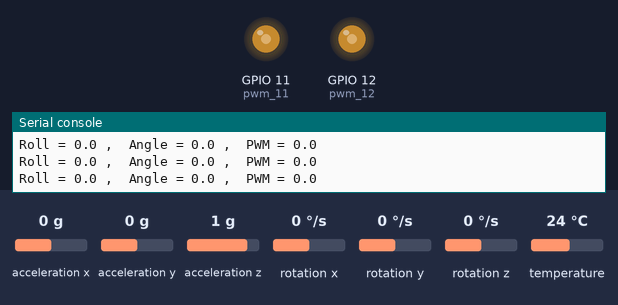
The program below on a simulated ESP32 board running MicroPython. Parts: output pins drawn as LEDs (lit = HIGH), the last lines printed to the serial console. Inputs (shaded band) come from the test bench; at power-on: acceleration y 0 g, acceleration z 1 g, acceleration x 0 g, rotation x 0 °/s, rotation y 0 °/s, rotation z 0 °/s, temperature 24 °C.

Above: at 1.2 s.
1.3 s: acceleration y set to -1.4 g
At 2.6 s:
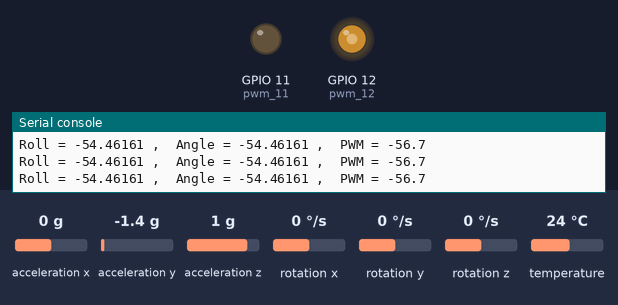
4.3 s: acceleration z set to -1.4 g
At 5.4 s:
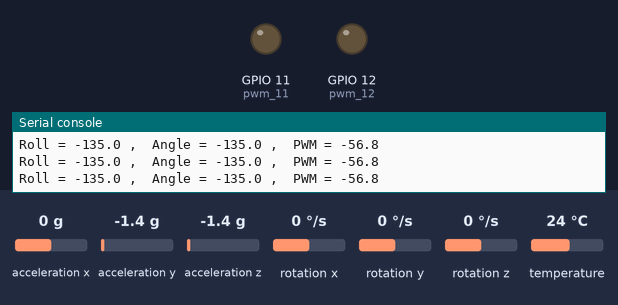
5.8 s: acceleration z set to -0.2 g
7.3 s: acceleration z set to 0.1 g
At 8.3 s:
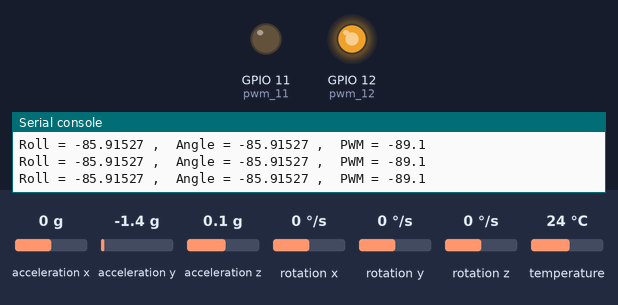
8.8 s: acceleration y set to 0.8 g
At 9.5 s:
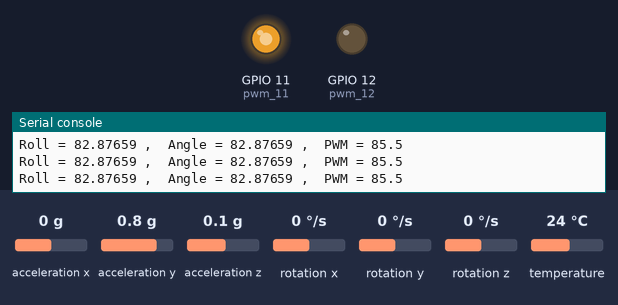
11.8 s: acceleration y set to -0.1 g
At 12.9 s:
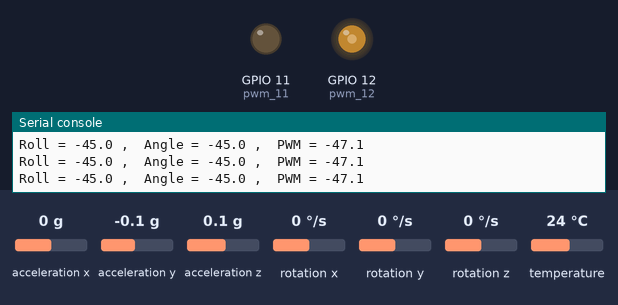
Timing chart, 0 to 25.3 s (numbered marks = the images above; inputs shaded):
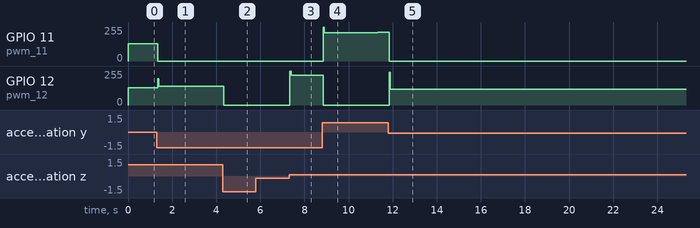

Measured:
- the behaviour switches between -0.1 and 0 g on acceleration z (found by bisection; images 2 and 3)
- after the input at 1.3 s, GPIO 11 (pwm_11): 128/255 → 0/255 at once; GPIO 12 (pwm_12): 128/255 → 141/255 at once, → 142/255 1.6 s later
- after the input at 4.3 s, GPIO 12 (pwm_12): 142/255 → 0/255 at once
- after the input at 7.3 s, GPIO 12 (pwm_12): 0/255 → 222/255 at once
- after the input at 8.8 s, GPIO 11 (pwm_11): 0/255 → 213/255 at once, → 214/255 2.5 s later; GPIO 12 (pwm_12): 222/255 → 0/255 at once
- after the input at 11.8 s, GPIO 12 (pwm_12): 0/255 → 117/255 at once, → 118/255 2.8 s later, → 119/255 9.2 s later

The program:

___main.py
```python
from machine import SoftI2C, Pin, PWM
import mpu6050
import time
import math


i2c1 = SoftI2C(scl=Pin(17), sda=Pin(18)) # 构建I2C对象
mpu  = mpu6050.accel(i2c1)               # 构建MPU6050对象
KEY  = Pin(0,Pin.IN,Pin.PULL_UP)         # 构建KEY对象

pwm_11 = PWM(Pin(11), freq=50)
pwm_12 = PWM(Pin(12), freq=50)

# 初始化姿态角变量
roll = 0
pitch = 0
yaw = 0
pwm = 0
sw = 1

zero_angle   = 0     # 水平偏移0点角度
linmit_angle = 90

zero_pwm = 10

s = 0.05 # 采样时间间隔

last_angle_error = 0  # 上一次的角度误差
integral         = 0  # 积分项初始值

# PID 参数
kp = 0.9
ki = 0.01
kd = 0.2


# 中值滤波参数
filter_size = 5  # 中值滤波窗口大小
roll_buffer = []  # 滑动窗口

# 中值滤波函数
def median_filter(value):
    roll_buffer.append(value)
    if len(roll_buffer) > filter_size:
        roll_buffer.pop(0)
    sorted_buffer = sorted(roll_buffer)
    median_value = sorted_buffer[len(sorted_buffer) // 2]
    return median_value

#LED状态翻转函数
def car_sw(KEY):
    global sw
    time.sleep_ms(10) #消除抖动
    if KEY.value()==0: #确认按键被按下
        if sw == 0:
            sw = 1
        else:
            sw = 0
            pwm_down()

def pwm_down():
    pwm_11.duty(0)
    pwm_12.duty(0)


KEY.irq(car_sw,Pin.IRQ_FALLING)

while True:
    # 获取六轴加速度计原始值
    try:
        raw_values = mpu.get_values()

    except (OSError, RuntimeError) as e:  # 捕获可能的IO或运行时错误
        mpu = mpu6050.accel(i2c1)
        # pwm_down()
        print(f"未获取mpu信息，错误原因：{e}")


    # 计算加速度值
    accel_x = raw_values['AcX']
    accel_y = raw_values['AcY']
    accel_z = raw_values['AcZ']

    # 计算角速度值
    gyro_x = raw_values['GyX']
    gyro_y = raw_values['GyY']
    gyro_z = raw_values['GyZ']

    # 计算 roll 和 pitch
    roll = math.atan2(accel_y, accel_z) * 180 / math.pi
    pitch = math.atan2(-accel_x, math.sqrt(accel_y * accel_y + accel_z * accel_z)) * 180 / math.pi

    # 计算 yaw
    # 这里使用简单的积分方法来估计 yaw
    # yaw += gyro_z * s  # 假设采样时间间隔为0.01秒
    # yaw = 0

    # 打印计算好的数值
    # print("加速度 (g)  : X={:.2f}, Y={:.2f}, Z={:.2f}".format(accel_x, accel_y, accel_z))
    # print(f"角速度 (°/s): X= {gyro_x}, Y= {gyro_y}, Z= {gyro_z}")
    # print("姿态角 (°)  : Roll={:.2f}, Pitch={:.2f}, Yaw={:.2f}\n".format(roll, pitch, yaw))

    # 在计算 roll 值之前应用中值滤波
    #filtered_roll = median_filter(roll)

    # 计算角度误差
    # angle = filtered_roll - zero_angle
    angle = roll - zero_angle

    if roll != 0 and abs(angle) <= linmit_angle:

        # 计算当前角度误差
        current_angle_error = roll - zero_angle

        # 计算微分项
        derivative_term = kd * (current_angle_error - last_angle_error) / s

        # 更新积分项
        integral += current_angle_error * s

        # 积分项限制，防止饱和
        if abs(integral) > 1023:
            integral = 1023 if integral > 0 else -1023

        # 计算总的控制量
        pwm = int(kp * (current_angle_error / 180 * 2046) + ki * integral + derivative_term)

        # 更新上一次的角度误差
        last_angle_error = current_angle_error


        if pwm > 0 and sw == 1:

            pwm += zero_pwm
            if pwm > 1023: pwm = 1023

            pwm_12.duty(0)
            pwm_11.duty(pwm)

        if pwm < 0 and sw == 1:

            pwm -= zero_pwm
            if pwm < -1023: pwm = -1023

            pwm_12.duty(abs(pwm))
            pwm_11.duty(0)


    elif abs(angle) > linmit_angle or sw == 0:

        pwm_down()

    # print(f"Roll = {roll}, Pitch={pitch}, Angle = {angle}, PWM = {pwm * 0.1}")
    print(f"Roll = {roll} ,  Angle = {angle} ,  PWM = {pwm * 0.1}")


    time.sleep(s) # 采样时间间隔
```
